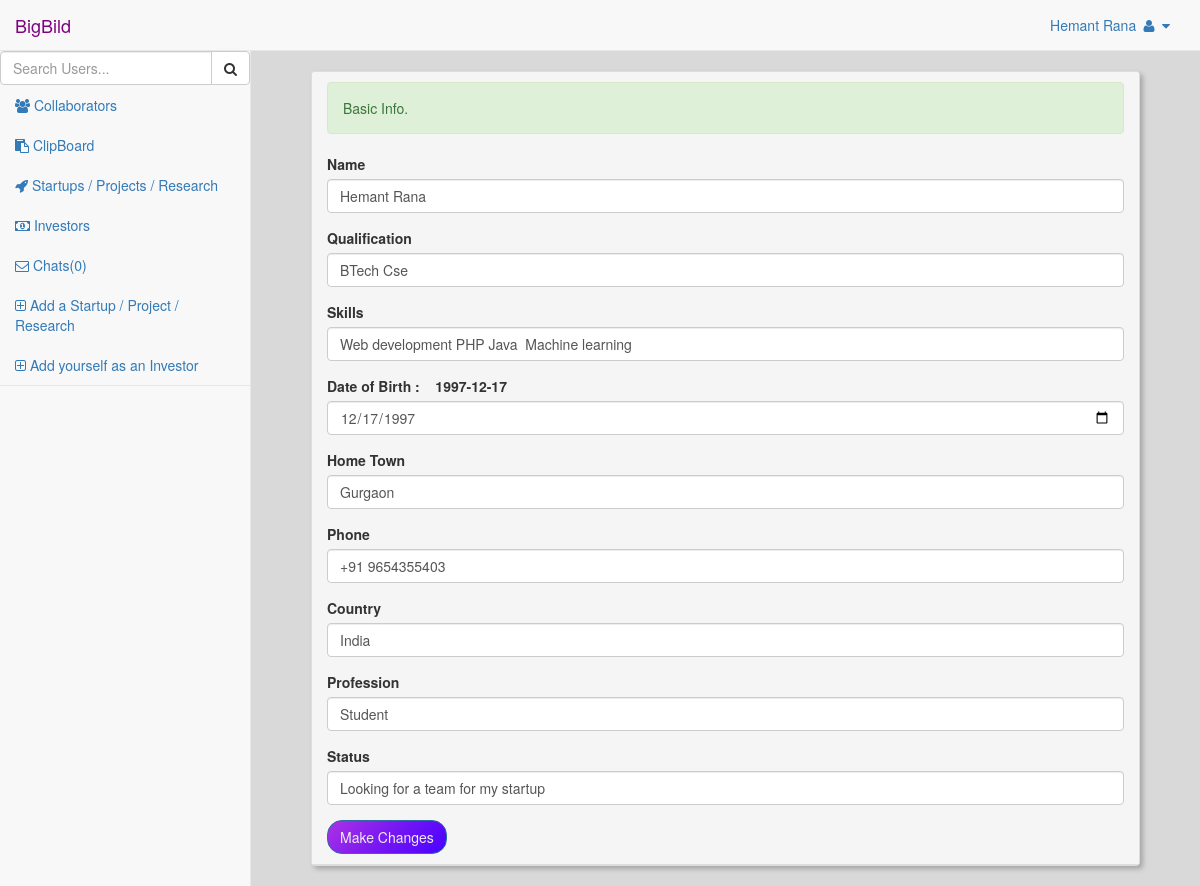
The app's page /page/pages/editProfile.php (signed in) with its own data.
### tables this page shows
CREATE TABLE `user_info` (
  `user_id` int(11) NOT NULL,
  `name` varchar(255) NOT NULL,
  `email` varchar(255) NOT NULL,
  `password` varchar(255) NOT NULL,
  `reg_time` time NOT NULL,
  `reg_date` date NOT NULL
);

CREATE TABLE `user_additional_info` (
  `user_id` int(11) NOT NULL,
  `qualification` varchar(255) NOT NULL,
  `skills` varchar(255) NOT NULL,
  `dob` date NOT NULL,
  `hometown` varchar(255) NOT NULL,
  `phone` varchar(17) NOT NULL,
  `country` varchar(255) NOT NULL,
  `profession` varchar(255) NOT NULL,
  `picture` varchar(255) NOT NULL,
  `status` varchar(255) NOT NULL
);

### page/pages/include/counter.php (called while the page is built, shortened)
<?php
function numMessages($conn,$id){
      $q=mysqli_query($conn,"SELECT * FROM sessions where user_id='$id' ORDER by session_id DESC LIMIT 2");
      $counter=0;
      $ldate=0;
      $pdate=0;
      if(mysqli_num_rows($q)){
      while($res=mysqli_fetch_array($q)){
        if($counter!=0){
          $pdate=$res['logout_date'];
        }else{
          ++$counter;
          $ldate=$res['date'];
        }
      }
    $q2=mysqli_query($conn,"SELECT * FROM message where (receiver_id='$id') AND (date >= '$pdate') AND (date<='$ldate') AND (status=0)");
    $countMessage=0;
    return $countMessage;
  }
  else return 0;
}
?>

### page/pages/editProfile.php (the view, shortened to what this page needs)
<?php
include_once'./include/header.php' ;
include'conn.php';
$userId=$_SESSION['id'];
$query="SELECT * from user_additional_info where user_id='$userId'";
$execQuery=mysqli_query($conn,$query);
$query2="SELECT * from user_info where user_id='$userId'";
$execQuery2=mysqli_query($conn,$query2);
while($res2=mysqli_fetch_array($execQuery2)){
  $name=$res2['name'];
}
 ?>
        <div id="page-wrapper" style="background:#d9d9d9;">
            <div class="container-fluid">
                <div class="row">
                    <div class="col-lg-12">
                      <br>
                      <div class="col-lg-12">
                    <div class="panel panel-default panel-custom">
                        <div class="panel-heading">
                          <div class="alert alert-success">
                  Basic Info.</div>
                          <form name="formbasic" method="POST" action="editProfile.php">
                            <?php
                              while($res=mysqli_fetch_array($execQuery)){
                            ?>
                            <div class="form-group">
                                            <label>Name</label>
                                            <input class="form-control" name="name" value="<?php echo $name;?>">
                            </div>
                            <div class="form-group">
                                            <label>Qualification</label>
                                            <input class="form-control" name="qual" value="<?php echo $res['qualification'];?>">
                            </div>
                            <div class="form-group">
                                            <label>Skills</label>
                                            <input class="form-control"name="skills" value="<?php echo $res['skills'];?>">
                            </div>
                            <div class="form-group">
                                            <label>Date of Birth : &nbsp;&nbsp; <?php echo $res['dob'];$thedob=$res['dob'];?></label>
                                            <input type="date" class="form-control" name="dob" value="<?php echo $res['dob'];?>">
                            </div>
                            <div class="form-group">
                                            <label>Home Town</label>
                                            <input class="form-control"name="hometown" value="<?php echo $res['hometown'];?>">
                            </div>
                            <div class="form-group">
                                            <label>Phone</label>
                                            <input class="form-control" name="phone" value="<?php echo $res['phone'];?>">
                            </div>
                            <div class="form-group">
                                            <label>Country</label>
                                            <input class="form-control" name="country" value="<?php echo $res['country'];?>">
                            </div>
                            <div class="form-group">
                                            <label>Profession</label>
                                            <input class="form-control" name="profession" value="<?php echo $res['profession'];?>">
                            </div>
                            <div class="form-group">
                                            <label>Status</label>
                                            <input class="form-control" name="status" value="<?php echo $res['status'];?>">
                            </div>
                            <?php
                              }
                            ?>
                            <button type="submit" style="border-radius:15px;" name="submit" class="btn btn-primary custom">Make Changes</button>
                        </div>
                    </div>
                </div>
                    </div>
                </div>
            </div>
        </div>
    </div>
<?php include'./include/footer.php' ?>

### page/pages/include/header.php (shortened to what this page needs)
<?php
$con =mysqli_connect('localhost','u500932511_root','@Lm10Cr7');
  mysqli_select_db($con,'u500932511_create');
include'counter.php';
if(isset($_SESSION['id'])){
    $id=$_SESSION['id'];
    $query="SELECT * from user_info where user_id='$id'";
    $execQuery=mysqli_Query($con,$query);
?>
<!DOCTYPE html>
<html lang="en">
<head>
    <link href="../vendor/bootstrap/css/bootstrap.min.css" rel="stylesheet">
    <link href="../vendor/metisMenu/metisMenu.min.css" rel="stylesheet">
    <link href="../dist/css/sb-admin-2.css" rel="stylesheet">
    <link href="../vendor/font-awesome/css/font-awesome.min.css" rel="stylesheet" type="text/css">
</head>
<body>
    <div id="wrapper">
        <nav class="navbar navbar-default navbar-static-top" role="navigation" style="margin-bottom: 0">
            <div class="navbar-header">
                <a class="navbar-brand " href="./index/index.php"><font color="purple">BigBild</font></a>
            </div>
            <ul class="nav navbar-top-links navbar-right">
                <li class="dropdown">
                    <a class="dropdown-toggle" data-toggle="dropdown" href="#">
                      <?php while($res=mysqli_fetch_array($execQuery)){
                          $name=$res['name'];
                        }
                      }?>
                    <?php echo$name;?>  <i class="fa fa-user fa-fw"></i> <i class="fa fa-caret-down"></i>
                    </a>
                </li>
            </ul>
            <div class="navbar-default sidebar" role="navigation">
                <div class="sidebar-nav navbar-collapse">
                    <ul class="nav" id="side-menu">
                      <form name="search2" method="post" action="userSearch.php">
                            <div class="input-group custom-search-form">
                                <input type="text" name="search_user" class="form-control" placeholder="Search Users...">
                                <span class="input-group-btn">
                                    <button type="submit" name="submit"class="btn btn-default" >
                                        <i class="fa fa-search"></i>
                                    </button>
                                </span>
                            </div>
                      </form>
                        <li>
                            <a class="cli" href="users.php"><i class="fa fa-group  "></i> Collaborators</a>
                            <a class="cli" href="clipboard.php"><i class="fa fa-clipboard  "></i> ClipBoard</a>
                            <a class="cli" href="startups.php"><i class="fa fa-rocket  "></i> Startups / Projects / Research</a>
                            <a class="cli"href="investors.php"><i class="fa fa-money  "></i> Investors</a>
                          <?php $newChat=numMessages($con,$id);?>
                            <a class="cli"href="chats.php"> <i class="fa fa-envelope-o "></i> Chats(<div id="nums" style="display:inline;"><?php echo $newChat==0?0:$newChat;?></div>)</a>
                            <a class="cli"href="addStartup.php"><i class="fa  fa-plus-square-o "></i> Add a Startup / Project / Research</a>
                                                        <a class="cli"href="addInvestor.php"> <i class="fa fa-plus-square-o "></i> Add yourself as an Investor</a>
                            </ul>
                </div>
            </div>
        </nav>

### page/pages/include/header.php (style rules this page uses)
.custom { background-image: linear-gradient(-225deg, #AC32E4 0%, #7918F2 48%, #4801FF 100%); border-radius:20px; color: #eeeeee; }
.panel-custom { background:#ffffff; box-shadow:3px 3px 5px #a6a6a6; }

### records on screen
user_info: name "Hemant Rana"
user_additional_info: qual "BTech Cse", skills "Web development PHP Java Machine learning", dob "1997-12-17", dob "12/17/1997", hometown "Gurgaon", phone "+91 9654355403", country "India", profession "Student", status "Looking for a team for my startup"
